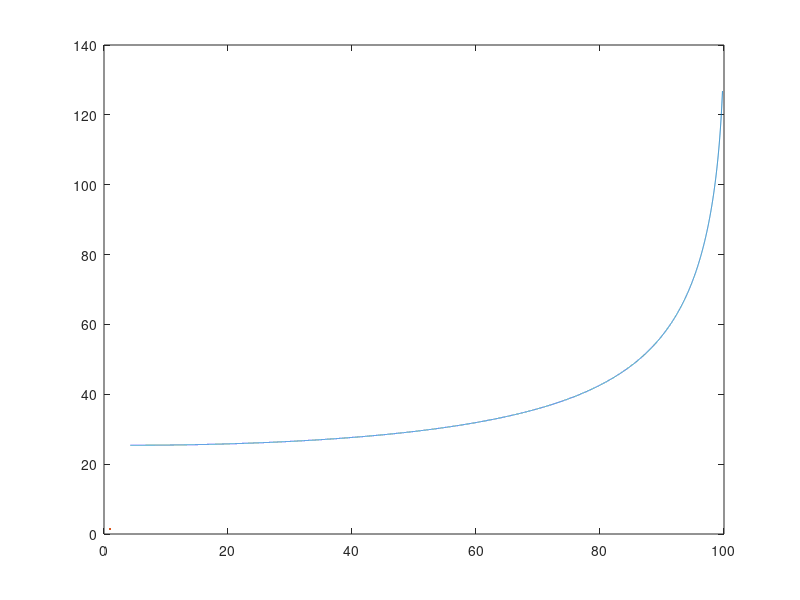

Write MATLAB code to recreate this figure. (Note: this script raises an error after producing the figure.)
clear all
close all

%% General data
FOV = 6.35e-3; % [rad]
R_a = 300; % Asteroid radius [m]
h = 4000;

%% Calculations

lambd_max = acos(R_a/(R_a+h));

D = [];
q = 1;
for d = 0:0.01:cos(pi/2 - lambd_max)*R_a

    r = sqrt(R_a^2 - d^2);
    lambd_s = atan2(d,r);
    s_s = sqrt(R_a^2 + (R_a + h)^2 -2*R_a*(R_a+h)*cos(lambd_s));
    eta_s = asin(R_a*sin(lambd_s)/s_s);
    del_lambd = lambd_s - asin((R_a+h)*sin(eta_s - FOV)/R_a) + (eta_s - FOV);

    lambd_c = asin((R_a+h)*sin(eta_s - FOV/2)/R_a) - (eta_s - FOV/2);

    if lambd_c > 0
        D(q,1) = del_lambd*R_a;
        D(q,2) = lambd_s;

        Cov(q) = sin(lambd_s)*100;
        q = q+1;

    end
end

%% Plot

figure
plot(Cov, D(:,1),LineWidth=1.5)
yline(31,'r',LineWidth=1.5)
xlabel('Covered part of the path [%]')
ylabel('Resolution [m]')
legend('Achieved resolution', 'Required resolution')
grid on
ylim([20 130])
